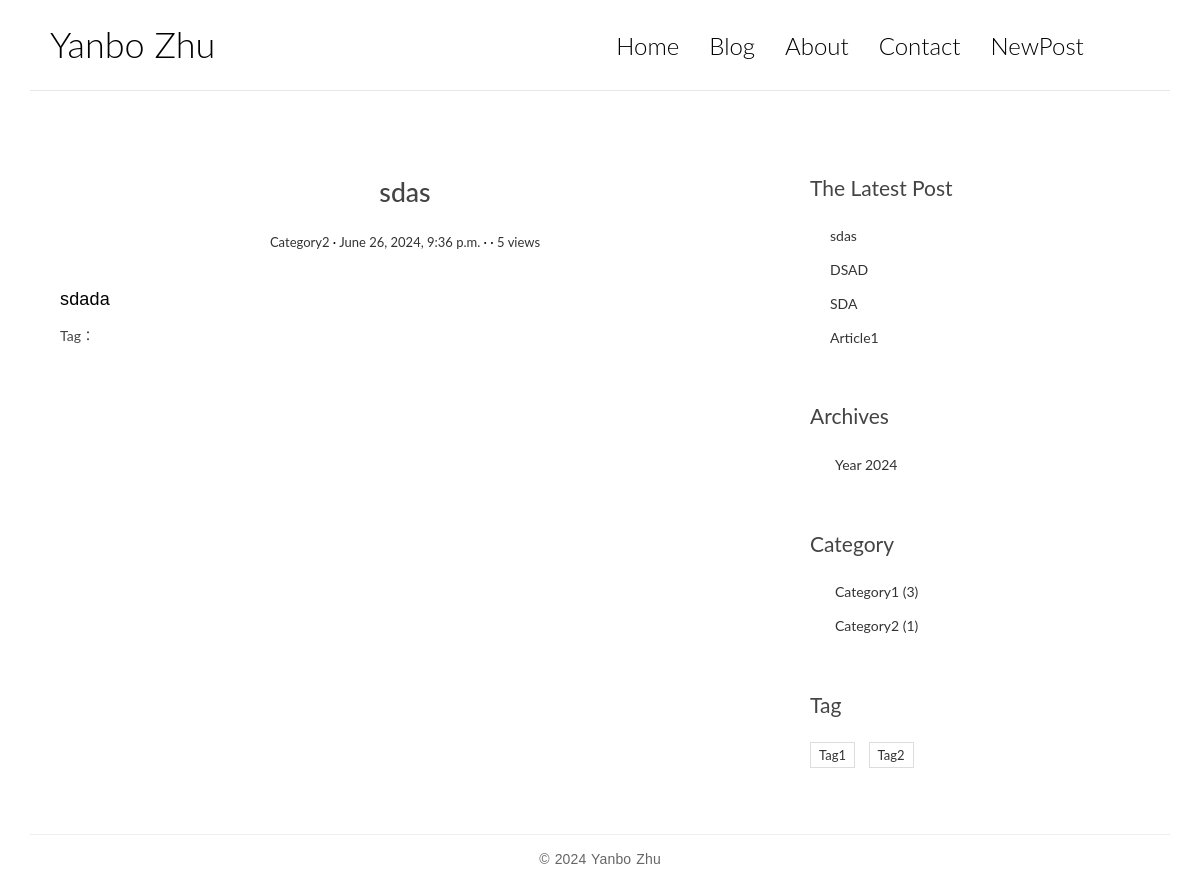
Screenshot of /blog/post/4/ with the database file from the repository.
### blog_app/models.py (models this page shows, shortened)
class Post(models.Model):
    title = models.CharField(max_length=70)
    body = models.TextField()
    create_time = models.DateTimeField(default=datetime.now)
    modified_time = models.DateTimeField(default=datetime.now)
    excerpt = models.CharField(max_length=200, blank=True)
    views = models.PositiveIntegerField(default=0)  # how many times this post is viewed
    category = models.ForeignKey(Category, on_delete=models.CASCADE)
    tags = models.ManyToManyField(Tag, blank=True)
    def get_absolute_url(self):
        return reverse('blog_app:detail', kwargs={'pk': self.pk})
    def increase_views(self):
        self.views += 1
        self.save(update_fields=['views', ])
    def save(self, *args, **kwargs):
        if not self.excerpt:
            md = markdown.Markdown(extensions=[
                'markdown.extensions.extra',
                'markdown.extensions.codehilite',
            ])
            self.excerpt = strip_tags(md.convert(self.body))[:50]
        super(Post, self).save(*args, **kwargs)
    class Meta:
        db_table = "post"
        ordering = ['-create_time']

class Category(models.Model):
    name = models.CharField(max_length=100)
    def __str__(self):
        return self.name
    class Meta:
        db_table = "category"  # define the table name with 'category', the default valuie is 'blog-category'
        ordering =  ['-id']

class Tag(models.Model):
    name = models.CharField(max_length=100)
    class Meta:
        db_table = "tag"

### blog_app/views.py (the view)
# urls.py: re_path(r'^post/(?P<pk>[0-9]+)/$', views.PostDetailView.as_view(), name="detail"),
class PostDetailView(DetailView):
    model = Post
    template_name = 'blog_app/detail.html'
    context_object_name = 'post'
    def get(self, request, *args, **kwargs):
        response = super(PostDetailView, self).get(request, *args, **kwargs)
        self.object.increase_views()
        return response
    def get_object(self, queryset=None):
        post = super(PostDetailView, self).get_object(queryset=None)
        md = markdown.Markdown(extensions=[
            'markdown.extensions.extra',
            'markdown.extensions.codehilite',
            'markdown.extensions.toc',
        ])
        post.body = md.convert(post.body)
        return post
    '''
    # ???????????????????????
    def get_context_data(self, **kwargs):
        context = super(PostDetailView, self).get_context_data(**kwargs)
        #form = CommentForm()
        #comment_list = self.object.comment_set.all()
        context.update(locals())
        return context
    '''

### blog_app/templatetags/blog_tags.py (called while the page is built)
@register.simple_tag
def get_recent_posts(num=5):
    return Post.objects.all().order_by("-create_time")[:num]

@register.simple_tag
def archives():
    return Post.objects.dates('create_time', 'year', order='DESC')

@register.simple_tag
def get_all_category():
    return Category.objects.annotate(num_post=Count('post')).filter(num_post__gt=0)

@register.simple_tag
def get_all_tag():
    return Tag.objects.annotate(num_post=Count('post')).filter(num_post__gt=0)

### templates/blog_app/detail.html (shortened to what this page needs)
{% extends 'blog_base.html' %}
{% block main %}
    <article class="post post-1">
        <header class="entry-header">
            <h1 class="entry-title">{{ post.title }}</h1>
            <div class="entry-meta">
                <span class="post-category"><a href="{% url 'blog_app:category' post.category.pk %}">{{ post.category }}</a></span>
                <span class="post-date"><a href=""><time class="entry-date"
                                                         datetime="2012-11-09T23:15:57+00:00">{{ post.create_time }}</time></a></span>
                <span class="post-author"><a href="">{{ post.author }}</a></span>
                <span class="views-count"><a href="">{{ post.views }} views</a></span>
            </div>
        </header>
        <div class="entry-content clearfix">
            {{ post.body|safe }}
        </div>
        <div class="widget-tag-cloud">
            <ul>
                Tag：
            </ul>
        </div>
    </article>
{% endblock main %}

### templates/blog_base.html (shortened to what this page needs)
{% load static %}
{% load blog_tags %}
<!DOCTYPE html>
<html lang="en">
<head>
    <link rel="stylesheet" href="{% static 'blog_app/css/bootstrap.min.css' %}">
    <link rel="stylesheet" href="http://code.ionicframework.com/ionicons/2.0.1/css/ionicons.min.css">
    <link rel="stylesheet" href="{% static 'blog_app/css/pace.css' %}">
    <link rel="stylesheet" href="{% static 'blog_app/css/custom.css' %}">
    <link rel="stylesheet" href="{% static 'blog_app/css/highlights/github.css' %}">
</head>
<body>
<div class="container">
    <header id="site-header">
        <div class="row">
            <div class="col-md-4 col-sm-5 col-xs-8">
                <div class="logo">
                    <h1><a href="{% url 'blog_app:home' %}">Yanbo Zhu</a></h1>
                </div>
            </div>
            <div class="col-md-8 col-sm-7 col-xs-4">
                <nav class="main-nav" role="navigation">
                    <div class="collapse navbar-collapse" id="bs-example-navbar-collapse-1">
                        <ul class="nav navbar-nav navbar-right">
                            <li class="cl-effect-11"><a href="{% url 'blog_app:home' %}" data-hover="Home">Home</a></li>
                            <li class="cl-effect-11"><a href="{% url 'blog_app:full' %}" data-hover="Blog">Blog</a></li>
                            <li class="cl-effect-11"><a href="{% url 'blog_app:about' %}" data-hover="About">About</a></li>
                            <li class="cl-effect-11"><a href="{% url 'blog_app:contact' %}" data-hover="Contact">Contact</a></li>
                            <li class="cl-effect-11"><a href="{% url 'blog_app:new_post' %}" data-hover="New">NewPost</a></li>
                        </ul>
                    </div>
                </nav>
            </div>
        </div>
    </header>
</div>
<div class="content-body">
    <div class="container">
        <div class="row">
            <main class="col-md-8">
                {% block main %}{% endblock main %}
            </main>
            <aside class="col-md-4">
                <div class="widget widget-recent-posts">
                    <h3 class="widget-title">The Latest Post</h3>
                    {% get_recent_posts as recent_post_list %}
                    <ul>
                        {% for recent_post in recent_post_list %}
                            <li>
                                <a href="{{ recent_post.get_absolute_url }}">{{ recent_post.title }}</a>
                            </li>
                        {% empty %}
                            empty！
                        {% endfor %}
                    </ul>
                </div>
                <div class="widget widget-archives">
                    <h3 class="widget-title">Archives</h3>
                    {% archives as date_list %}
                    <ul>
                        {% for date in date_list %}
                            <li>
                                <a href="{% url 'blog_app:archives' date.year %}">Year {{ date.year }} </a>
                            </li>
                        {% empty %}
                            empty
                        {% endfor %}
                    </ul>
                </div>
                <div class="widget widget-category">
                    <h3 class="widget-title">Category</h3>
                    {% get_all_category as category_list %}
                    <ul>
                        {% for category in category_list %}
                            <li>
                                <a href="{% url 'blog_app:category' category.pk %}">{{ category.name }}
                                    <span class="post-count">({{ category.num_post }})</span></a>
                            </li>
                        {% empty %}
                            empty！
                        {% endfor %}
                    </ul>
                </div>
                <div class="widget widget-tag-cloud">
                    <h3 class="widget-title">Tag</h3>
                    {% get_all_tag as tag_list %}
                    <ul>
                        {% for tag in tag_list %}
                            <li>
                                <a href="{% url 'blog_app:tags' tag.pk %}">{{ tag.name }}</a>
                            </li>
                        {% empty %}
                            empty！
                        {% endfor %}
                    </ul>
                </div>
            </aside>
        </div>
    </div>
</div>
<footer id="site-footer">
    <div class="container">
        <div class="row">
            <div class="col-md-12">
                <p class="copyright">&copy;  2024 Yanbo Zhu
                </p>
            </div>
        </div>
    </div>
</footer>
</body>
</html>

### static/blog_app/css/custom.css (style rules this page uses)
* { outline: none; }
h1, h2, h3, h4, h5, h6 { margin-top: 0; }
a { color: #333; }
body { color: #444; font-family: 'Lato', sans-serif; }
p { font-family: 'Ubuntu', sans-serif; font-weight: 400; word-spacing: 1px; letter-spacing: 0.01em; }
#site-header { background-color: #FFF; padding: 25px 20px; margin-bottom: 40px; border-bottom: 1px solid #e7e7e7; }
.logo h1 a { color: #000; }
.logo h1 { margin: 0; font-family: 'Lato', sans-serif; font-weight: 300; }
.main-nav { margin-top: 11px; max-width: 95%; }
.main-nav a { color: #000000 !important; padding: 0 0 5px 0 !important; margin-right: 30px; font-family: 'Lato', sans-serif; font-weight: 300; font-size: 24px; }
.cl-effect-11 a { padding: 10px 0; color: #0972b4; text-shadow: none; }
.cl-effect-11 a::before { position: absolute; top: 0; left: 0; overflow: hidden; padding: 0 0 5px 0 !important; max-width: 0; border-bottom: 1px solid #000; color: #000; content: attr(data-hover); white-space: nowrap; -webkit-transition: max-width 0.5s; -moz-transition: max-width 0.5s; transition: max-width 0.5s; }
.content-body { padding-bottom: 4em; }
.post { background: #fff; padding: 30px 30px 0; }
.entry-title { text-align: center; font-size: 1.9em; margin-bottom: 20px; line-height: 1.6; padding: 10px 20px 0; }
.entry-meta { text-align: center; color: #DDDDDD; font-size: 13px; margin-bottom: 30px; }
.entry-content { font-size: 18px; line-height: 1.9; font-weight: 300; color: #000; }
.post-category::after, .post-date::after, .post-author::after, .comments-link::after { content: ' ·'; color: #000; }
.widget { background: #fff; padding: 30px 0 0; }
.widget-title { font-size: 1.5em; margin-bottom: 20px; line-height: 1.6; padding: 10px 0 0; font-weight: 400; }
.widget-recent-posts ul { padding: 0; margin: 0; padding-left: 20px; }
.widget-recent-posts ul li { list-style-type: none; position: relative; line-height: 170%; margin-bottom: 10px; }
.widget-recent-posts ul li::before { content: '\f3d3'; font-family: "Ionicons"; position: absolute; left: -17px; top: 3px; font-size: 16px; color: #000; }
.widget-archives ul { padding: 0; margin: 0; padding-left: 25px; }
.widget-archives ul li { list-style-type: none; position: relative; line-height: 170%; margin-bottom: 10px; }
.widget-archives ul li::before { content: '\f3f3'; font-family: "Ionicons"; position: absolute; left: -25px; top: 1px; font-size: 16px; color: #000; }
.widget-category ul { padding: 0; margin: 0; padding-left: 25px; }
.widget-category ul li { list-style-type: none; position: relative; line-height: 170%; margin-bottom: 10px; }
.widget-category ul li::before { content: '\f3fe'; font-family: "Ionicons"; position: absolute; left: -25px; top: 1px; font-size: 18px; color: #000; }
.widget-tag-cloud ul { padding: 0; margin: 0; margin-right: -10px; }
.widget-tag-cloud ul li { list-style-type: none; font-size: 13px; display: inline-block; margin-right: 10px; margin-bottom: 10px; padding: 3px 8px; border: 1px solid #ddd; }
#site-footer { padding-top: 10px; padding: 0 0 1.5em 0; }
.copyright { text-align: center; padding-top: 1em; margin: 0; border-top: 1px solid #eee; color: #666; }

### rows the page displays
Post: title "sdas", category "Category2", create_time "June 26, 2024, 9:36 p.m.", views "5", body "sdada"
Post: title "DSAD"
Post: title "SDA"
Post: title "Article1"
Category: name "Category1", num_post "3"
Category: name "Category2", num_post "1"
Tag: name "Tag1"
Tag: name "Tag2"

### other values shown
{{ date.year }} "2024"
